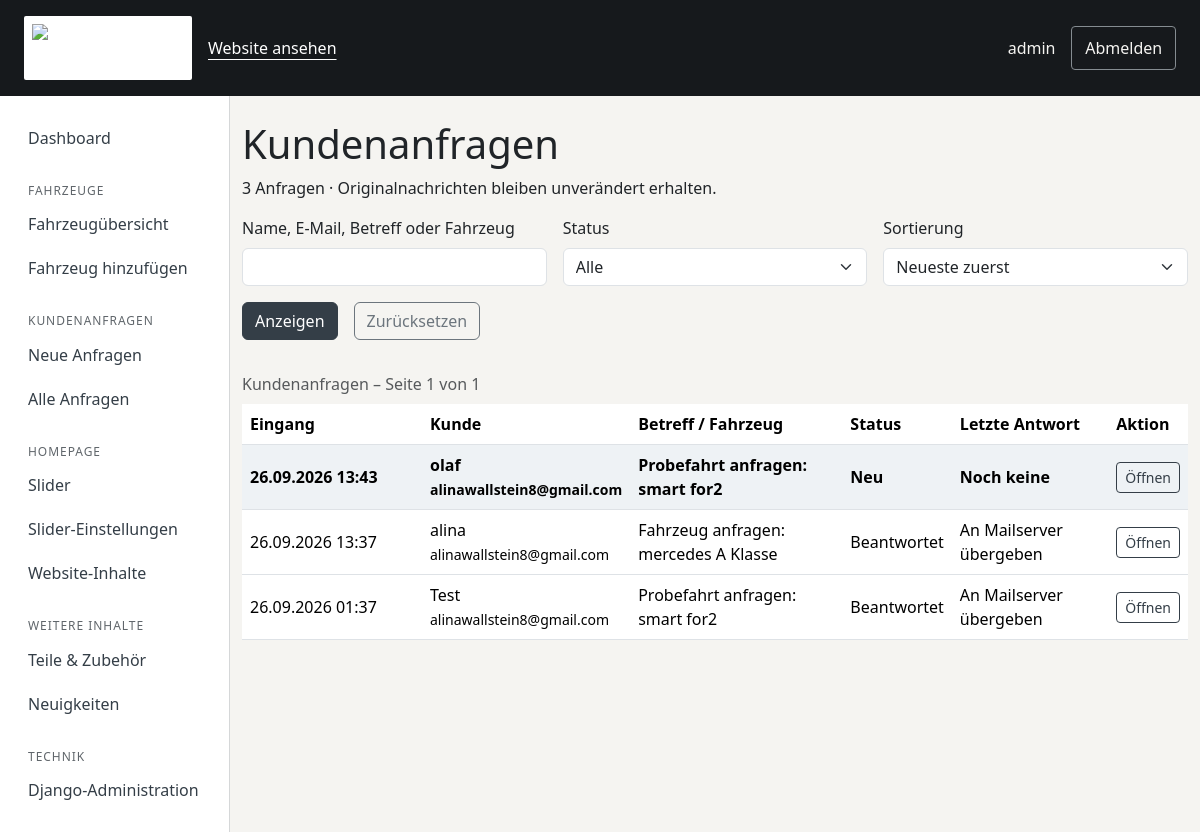
Page /verwaltung/anfragen/ (signed in) on the earlier database version.
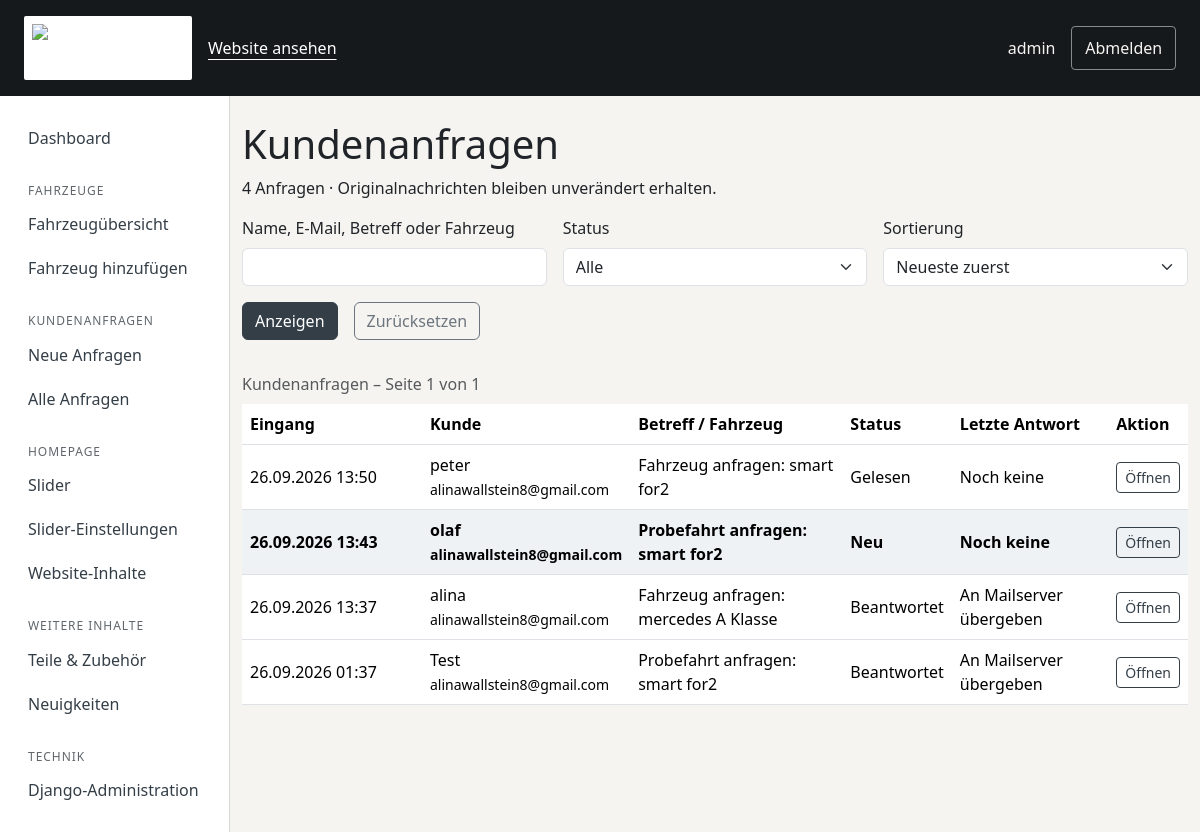
Same page on the later database version.
### vehicles/models.py (models this page shows, shortened)
class CustomerInquiry(models.Model):
    status = models.CharField('Status', max_length=20, choices=InquiryStatus.choices, default=InquiryStatus.NEW, db_index=True)
    subject = models.CharField('Betreff', max_length=300, blank=True, editable=False)
    inquiry_type = models.CharField(
        max_length=30,
        choices=[("vehicle_request", "Fahrzeug anfragen"), ("test_drive", "Probefahrt anfragen")],
        default="vehicle_request",
    )
    vehicle = models.ForeignKey(Vehicle, on_delete=models.SET_NULL, blank=True, null=True, related_name="inquiries")
    name = models.CharField(max_length=150)
    email = models.EmailField()
    phone = models.CharField(max_length=50, blank=True)
    message = models.TextField()
    created_at = models.DateTimeField(auto_now_add=True)
    updated_at = models.DateTimeField(auto_now=True)
    class Meta:
        ordering = ["-created_at"]
        verbose_name = "Kundenanfrage"
        verbose_name_plural = "Kundenanfragen"
    @property
    def display_subject(self):
        if self.subject:
            return self.subject
        vehicle = f'{self.vehicle.brand} {self.vehicle.model}' if self.vehicle else ''
        return f'{self.get_inquiry_type_display()}{": " + vehicle if vehicle else ""}'[:300]

### vehicles/inquiry_views.py (the view)
@never_cache
@login_required
@permission_required('vehicles.view_customerinquiry', raise_exception=True)
def inquiries(request):
    form = InquiryFilterForm(request.GET)
    items = inquiry_queryset()
    if form.is_valid():
        query = form.cleaned_data['q']
        if query:
            items = items.filter(Q(name__icontains=query) | Q(email__icontains=query) |
                Q(subject__icontains=query) | Q(vehicle__brand__icontains=query) | Q(vehicle__model__icontains=query))
        if form.cleaned_data['status']:
            items = items.filter(status=form.cleaned_data['status'])
        items = items.order_by('created_at', 'pk') if form.cleaned_data['order'] == 'oldest' else items.order_by('-created_at', '-pk')
    else:
        items = items.none()
    latest_reply = InquiryReply.objects.filter(inquiry_id=OuterRef('pk')).order_by('-created_at', '-pk')
    items = items.annotate(latest_reply_status=Subquery(latest_reply.values('status')[:1]))
    query = request.GET.copy()
    query.pop('page', None)
    return render(request, 'management/inquiry_list.html', {
        'form': form, 'page_obj': Paginator(items, 20).get_page(request.GET.get('page')), 'page_query': query.urlencode(),
    })

### vehicles/inquiry_forms.py
class InquiryFilterForm(forms.Form):
    q = forms.CharField(label='Name, E-Mail, Betreff oder Fahrzeug', required=False, max_length=200,
                        widget=forms.TextInput(attrs={'class': 'form-control', 'type': 'search'}))
    status = forms.ChoiceField(label='Status', required=False,
        choices=[('', 'Alle')] + list(InquiryStatus.choices), widget=forms.Select(attrs={'class': 'form-select'}))
    order = forms.ChoiceField(label='Sortierung', required=False,
        choices=[('newest', 'Neueste zuerst'), ('oldest', 'Älteste zuerst')],
        widget=forms.Select(attrs={'class': 'form-select'}))

### vehicles/content.py (called while the page is built)
def website_content(request):
    if not hasattr(request, '_homepage_content'):
        request._homepage_content = homepage_content()
    return {'site_content': request._homepage_content}

### vehicles/inquiry_views.py (called while the page is built)
def inquiry_queryset():
    return CustomerInquiry.objects.select_related('vehicle')

### templates/management/inquiry_list.html (shortened to what this page needs)
{% extends 'management/base.html' %}
{% block content %}
<section class="container py-4">
    <h1>Kundenanfragen</h1>
    <p>{{ page_obj.paginator.count }} Anfragen · Originalnachrichten bleiben unverändert erhalten.</p>
    <form method="get" class="row g-3 mb-4">
        {% for field in form %}<div class="col-md-4"><label class="form-label" for="{{ field.id_for_label }}">{{ field.label }}</label>{{ field }}{{ field.errors }}</div>{% endfor %}
        <div class="d-flex gap-3"><button class="btn btn-primary" type="submit">Anzeigen</button><a class="btn btn-outline-secondary" href="{% url 'management_inquiries' %}">Zurücksetzen</a></div>
    </form>
    <div class="table-responsive"><table class="table management-table">
        <caption>Kundenanfragen – Seite {{ page_obj.number }} von {{ page_obj.paginator.num_pages }}</caption>
        <thead><tr><th scope="col">Eingang</th><th scope="col">Kunde</th><th scope="col">Betreff / Fahrzeug</th><th scope="col">Status</th><th scope="col">Letzte Antwort</th><th scope="col">Aktion</th></tr></thead>
        <tbody>{% for inquiry in page_obj %}<tr{% if inquiry.status == 'new' %} class="inquiry-new"{% endif %}>
            <td>{{ inquiry.created_at|date:'d.m.Y H:i' }}</td><td>{{ inquiry.name }}<br><small>{{ inquiry.email }}</small></td>
            <td>{{ inquiry.display_subject }}</td><td>{{ inquiry.get_status_display }}</td>
            <td>{% if inquiry.latest_reply_status == 'sent' %}An Mailserver übergeben{% elif inquiry.latest_reply_status == 'failed' %}Fehlgeschlagen{% elif inquiry.latest_reply_status == 'sending' %}Ergebnis offen{% elif inquiry.latest_reply_status == 'test' %}Nur Testbetrieb{% else %}Noch keine{% endif %}</td>
            <td><a class="btn btn-sm btn-outline-primary" href="{% url 'inquiry_detail' inquiry.pk %}">Öffnen</a></td>
        </tr>{% empty %}<tr><td colspan="6">Keine passenden Anfragen vorhanden.</td></tr>{% endfor %}</tbody>
    </table></div>
</section>
{% endblock %}

Differences in the rows shown:
added CustomerInquiry: created_at "26.09.2026 13:50", name "peter", email "alinawallstein8@gmail.com", display_subject "Fahrzeug anfragen: smart for2", status "Gelesen", shows "Noch keine"
Other differences:
{{ page_obj.paginator.count }}: "3" → "4"
